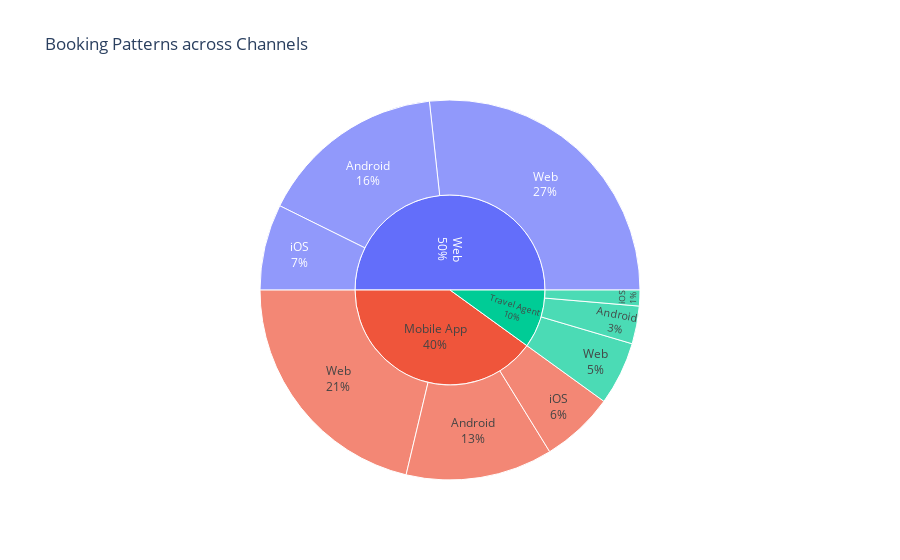

Notebook source saved alongside this figure:
### Markdown cell above
### Booking pattern across different channels

### Code cell
# Group by both channel levels
channel_pattern = df.groupby(['booking_channel', 'channel_of_booking']).size().reset_index(name='Booking_Count')

# Pivot for clear comparison
channel_pattern_pivot = channel_pattern.pivot(index='booking_channel', columns='channel_of_booking', values='Booking_Count').fillna(0)

print(channel_pattern_pivot)

# plot
fig = px.sunburst(channel_pattern, path=("booking_channel", "channel_of_booking"), 
                  values="Booking_Count", 
                  title="Booking Patterns across Channels")
fig.update_traces(textinfo="label+percent entry")
fig.show()

### Figure 1 — Plotly figure (JSON) as saved in the notebook; plotly's stock layout.template omitted (floating-point values rounded to 4 significant figures)
{"data": [{"branchvalues": "total", "domain": {"x": [0, 1], "y": [0, 1]}, "hovertemplate": "labels=%{label}<br>Booking_Count=%{value}<br>parent=%{parent}<br>id=%{id}<extra></extra>", "ids": ["Mobile App/Android", "Travel Agent/Android", "Web/Android", "Mobile App/Web", "Travel Agent/Web", "Web/Web", "Mobile App/iOS", "Travel Agent/iOS", "Web/iOS", "Mobile App", "Travel Agent", "Web"], "labels": ["Android", "Android", "Android", "Web", "Web", "Web", "iOS", "iOS", "iOS", "Mobile App", "Travel Agent", "Web"], "name": "", "parents": ["Mobile App", "Travel Agent", "Web", "Mobile App", "Travel Agent", "Web", "Mobile App", "Travel Agent", "Web", "", "", ""], "textinfo": "label+percent entry", "type": "sunburst", "values": [3752, 966, 4787, 6385, 1619, 8019, 1872, 405, 2195, 12009, 2990, 15001]}], "layout": {"legend": {"tracegroupgap": 0}, "title": {"text": "Booking Patterns across Channels"}}}
